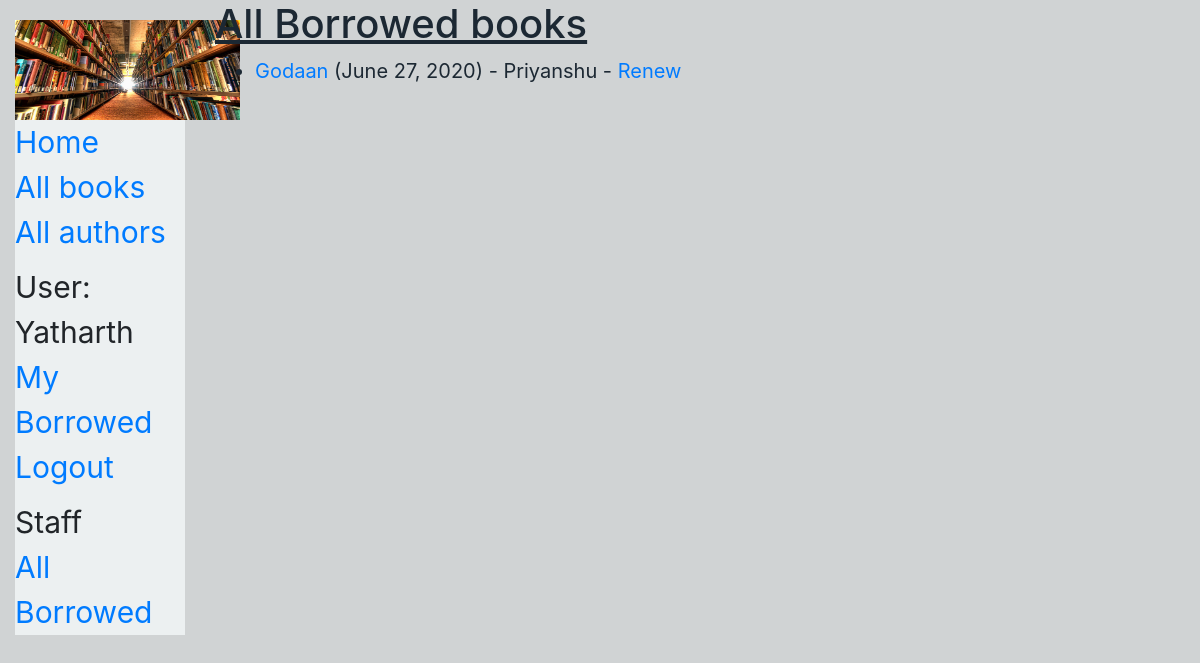
Screenshot of /catalog/allborrowedbooks/ (signed in) with the database file from the repository.
### catalog/models.py (models this page shows, shortened)
class BookInstance(models.Model):
    id = models.UUIDField(primary_key=True, default=uuid.uuid4, help_text='Unique ID for this particular book across whole library')
    book = models.ForeignKey('Book', on_delete=models.SET_NULL, null=True)
    imprint = models.CharField(max_length=200)
    due_back = models.DateField(null=True, blank=True)
    borrower = models.ForeignKey(User, on_delete=models.SET_NULL, null=True, blank=True)
    LOAN_STATUS = (
        ('m', 'Maintenance'),
        ('o', 'On loan'),
        ('a', 'Available'),
        ('r', 'Reserved'),
    )
    status = models.CharField(
        max_length=1,
        choices=LOAN_STATUS,
        blank=True,
        default='m',
        help_text='Book availability',
    )
    class Meta:
        ordering = ['due_back']
        permissions = (("can_mark_returned", "Set book as returned"),)
    @property
    def is_overdue(self):
        if self.due_back and date.today() > self.due_back:
            return True
        return False

class Book(models.Model):
    title = models.CharField(max_length=200)
    author = models.ForeignKey('Author', on_delete=models.SET_NULL, null=True)
    summary = models.TextField(max_length=1000, help_text='Enter a brief description of the book')
    isbn = models.CharField('ISBN', max_length=13, help_text='13 Character <a href="https://www.isbn-international.org/content/what-isbn">ISBN number</a>')
    genre = models.ManyToManyField(Genre, help_text='Select a genre for this book')
    class Meta:
    	ordering=['-title']

### catalog/views.py (the view)
# urls.py: path('allborrowedbooks/', views.AllBorrowedBooksListView.as_view(), name='all-borrowed'),
class AllBorrowedBooksListView(PermissionRequiredMixin, generic.ListView):
    model = BookInstance
    template_name ='catalog/all_bookinstance_list_borrowed.html'
    paginate_by = 10
    permission_required = 'catalog.can_mark_returned'
    def get_queryset(self):
       return BookInstance.objects.filter(status__exact='o').order_by('due_back')

### catalog/templates/catalog/all_bookinstance_list_borrowed.html
{% extends "base_generic.html" %}
{% block content %}
    <h1><u>All Borrowed books</u></h1>
    {% if bookinstance_list %}
    <ul>
      {% for bookinst in bookinstance_list %}
      <li class="{% if bookinst.is_overdue %}text-danger{% endif %}" style="font-size: 20px">
        <a href="{% url 'book-detail' bookinst.book.pk %}" >{{bookinst.book.title}}</a> ({{ bookinst.due_back }}) - {{bookinst.borrower}} {% if perms.catalog.can_mark_returned %}- <a href="{% url 'renew-book-librarian' bookinst.id %}">Renew</a>  {% endif %}
      </li>
      {% endfor %}
    </ul>
    {% else %}
      <p style="font-family: cursive;font-size: 20px;">There are no books borrowed.</p>
    {% endif %}
{% endblock %}

### catalog/templates/base_generic.html (shortened to what this page needs)
<!DOCTYPE html>
<html lang="en">
<head>
  <link rel="stylesheet" href="https://stackpath.bootstrapcdn.com/bootstrap/4.1.3/css/bootstrap.min.css">
  {% load static %}
  <link rel="stylesheet" href="{% static 'css/styles.css' %}">
</head>
<body style="background-color: #D0D3D4;">
  <div class="container-fluid" >
    <div class="row"  >
      <div class="col-md-2" >
      {% block sidebar %}
        <ul class="sidebar-nav" style="font-size: 30px;padding-top: 0px;background-color:#ECF0F1">
          {% load static %}
          <li><img src="{% static 'library-100616524-large.jpg' %}" width="225" height="100"></li>
          <li><a href="{% url 'index' %}">Home</a></li>
          <li><a href="{% url 'books' %}">All books</a></li>
          <li><a href="{% url 'authors' %}">All authors</a></li>
          {% if user.is_authenticated %}
     <li style="padding-top:10px;">User: {{ user.get_username }}</li>
       <li><a href="{% url 'my-borrowed' %}" >My Borrowed</a></li>
     <li><a href="{% url 'logout'%}?next={% url 'index' %}">Logout</a></li>
   {% else %}
     <li><a href="{% url 'login'%}?next={{request.path}}">Login</a></li>
     <li><a href="{% url 'register'%}">Register</a></li>
   {% endif %}
   {% if perms.catalog.can_mark_returned %}
     <li style="padding-top: 10px;">Staff</li>
       <li><a href="{% url 'all-borrowed' %}" >All Borrowed</a></li>
   {% endif %}
        </ul>
     {% endblock %}
      </div>
      <div class="col-md-10" style="color: #1C2833 ;">{% block content %}{% endblock %}
      </div>
    </div>
  </div>
</body>
</html>

### catalog/static/css/styles.css (style rules this page uses)
.sidebar-nav { margin-top: 20px; padding: 0; list-style: none; }

### rows the page displays
BookInstance: book "Godaan", due_back "June 27, 2020", borrower "Priyanshu"

### other values shown
{{ user.get_username }} "Yatharth"
